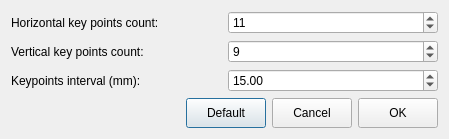
<?xml version="1.0" encoding="UTF-8"?>
<ui version="4.0">
 <class>CalibBoardSettingsDialogClass</class>
 <widget class="QDialog" name="CalibBoardSettingsDialogClass">
  <property name="geometry">
   <rect>
    <x>0</x>
    <y>0</y>
    <width>449</width>
    <height>135</height>
   </rect>
  </property>
  <property name="sizePolicy">
   <sizepolicy hsizetype="Fixed" vsizetype="Fixed">
    <horstretch>0</horstretch>
    <verstretch>0</verstretch>
   </sizepolicy>
  </property>
  <property name="windowTitle">
   <string>Calibration Board Setting</string>
  </property>
  <layout class="QVBoxLayout" name="verticalLayout">
   <item>
    <layout class="QGridLayout" name="gridLayout">
     <item row="0" column="0">
      <widget class="QLabel" name="label">
       <property name="text">
        <string>Horizontal key points count:</string>
       </property>
      </widget>
     </item>
     <item row="1" column="0">
      <widget class="QLabel" name="label_2">
       <property name="text">
        <string>Vertical key points count:</string>
       </property>
      </widget>
     </item>
     <item row="2" column="0">
      <widget class="QLabel" name="label_3">
       <property name="text">
        <string>Keypoints interval (mm):</string>
       </property>
      </widget>
     </item>
     <item row="0" column="1">
      <widget class="QSpinBox" name="spHorizontalCount">
       <property name="minimum">
        <number>5</number>
       </property>
       <property name="value">
        <number>11</number>
       </property>
      </widget>
     </item>
     <item row="1" column="1">
      <widget class="QSpinBox" name="spVerticalCount">
       <property name="minimum">
        <number>5</number>
       </property>
       <property name="value">
        <number>9</number>
       </property>
      </widget>
     </item>
     <item row="2" column="1">
      <widget class="QDoubleSpinBox" name="dspInterval">
       <property name="minimum">
        <double>1.000000000000000</double>
       </property>
       <property name="maximum">
        <double>100.000000000000000</double>
       </property>
       <property name="value">
        <double>15.000000000000000</double>
       </property>
      </widget>
     </item>
    </layout>
   </item>
   <item>
    <layout class="QHBoxLayout" name="horizontalLayout">
     <item>
      <spacer name="horizontalSpacer">
       <property name="orientation">
        <enum>Qt::Horizontal</enum>
       </property>
       <property name="sizeHint" stdset="0">
        <size>
         <width>40</width>
         <height>20</height>
        </size>
       </property>
      </spacer>
     </item>
     <item>
      <widget class="QPushButton" name="btnDefault">
       <property name="sizePolicy">
        <sizepolicy hsizetype="Maximum" vsizetype="Fixed">
         <horstretch>0</horstretch>
         <verstretch>0</verstretch>
        </sizepolicy>
       </property>
       <property name="minimumSize">
        <size>
         <width>0</width>
         <height>30</height>
        </size>
       </property>
       <property name="text">
        <string>Default</string>
       </property>
      </widget>
     </item>
     <item>
      <widget class="QPushButton" name="btnCancel">
       <property name="sizePolicy">
        <sizepolicy hsizetype="Maximum" vsizetype="Fixed">
         <horstretch>0</horstretch>
         <verstretch>0</verstretch>
        </sizepolicy>
       </property>
       <property name="minimumSize">
        <size>
         <width>0</width>
         <height>30</height>
        </size>
       </property>
       <property name="text">
        <string>Cancel</string>
       </property>
      </widget>
     </item>
     <item>
      <widget class="QPushButton" name="btnOK">
       <property name="sizePolicy">
        <sizepolicy hsizetype="Maximum" vsizetype="Fixed">
         <horstretch>0</horstretch>
         <verstretch>0</verstretch>
        </sizepolicy>
       </property>
       <property name="minimumSize">
        <size>
         <width>0</width>
         <height>30</height>
        </size>
       </property>
       <property name="text">
        <string>OK</string>
       </property>
      </widget>
     </item>
    </layout>
   </item>
  </layout>
 </widget>
 <layoutdefault spacing="6" margin="11"/>
 <resources/>
 <connections/>
</ui>
